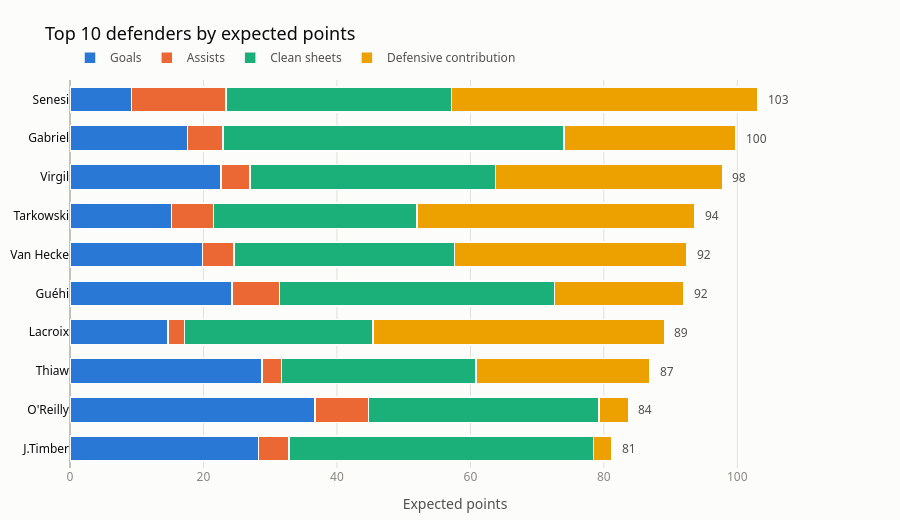

The notebook cell saved with this chart:
### Code cell
fig = go.Figure()
for col, label, color in COMPONENTS:
    fig.add_trace(go.Bar(
        y=plot_df['web_name'],
        x=plot_df[col],
        name=label,
        orientation='h',
        marker=dict(color=color, line=dict(color=SURFACE, width=1.5)),
        hovertemplate=f'%{{y}}<br>{label}: %{{x:.1f}} pts<extra></extra>',
    ))

# Direct label: total at the bar tip. Per-segment values are left to the
# legend + hover tooltip rather than labelling every stack.
for name, total in zip(plot_df['web_name'], plot_df['xPoints']):
    fig.add_annotation(
        x=total, y=name, text=f'{total:.0f}', showarrow=False,
        xanchor='left', xshift=8, font=dict(color=INK_SECONDARY, size=12),
    )

fig.update_layout(
    barmode='stack',
    bargap=0.35,
    title=dict(text='Top 10 defenders by expected points', font=dict(color=INK_PRIMARY, size=18)),
    legend=dict(orientation='h', yanchor='bottom', y=1.02, xanchor='left', x=0,
                traceorder='normal', font=dict(color=INK_SECONDARY)),
    plot_bgcolor=SURFACE,
    paper_bgcolor=SURFACE,
    font=dict(family='system-ui, -apple-system, "Segoe UI", sans-serif', color=INK_SECONDARY),
    xaxis=dict(title='Expected points', gridcolor=GRIDLINE, zerolinecolor=AXIS,
               tickfont=dict(color=INK_MUTED), range=[0, plot_df['xPoints'].max() * 1.12]),
    yaxis=dict(tickfont=dict(color=INK_PRIMARY), automargin=True),
    margin=dict(l=10, r=60, t=80, b=40),
    height=520,
)
fig.show()

### Figure 1 — Plotly figure (JSON) as saved in the notebook; plotly's stock layout.template omitted (floating-point values rounded to 4 significant figures)
{"data": [{"hovertemplate": "%{y}<br>Goals: %{x:.1f} pts<extra></extra>", "marker": {"color": "#2a78d6", "line": {"color": "#fcfcfb", "width": 1.5}}, "name": "Goals", "orientation": "h", "type": "bar", "x": [28.26, 36.72, 28.8, 14.7, 24.3, 19.86, 15.18, 22.62, 17.64, 9.18], "y": ["J.Timber", "O'Reilly", "Thiaw", "Lacroix", "Guéhi", "Van Hecke", "Tarkowski", "Virgil", "Gabriel", "Senesi"]}, {"hovertemplate": "%{y}<br>Assists: %{x:.1f} pts<extra></extra>", "marker": {"color": "#eb6834", "line": {"color": "#fcfcfb", "width": 1.5}}, "name": "Assists", "orientation": "h", "type": "bar", "x": [4.59, 8.01, 2.88, 2.49, 7.11, 4.71, 6.3, 4.32, 5.25, 14.16], "y": ["J.Timber", "O'Reilly", "Thiaw", "Lacroix", "Guéhi", "Van Hecke", "Tarkowski", "Virgil", "Gabriel", "Senesi"]}, {"hovertemplate": "%{y}<br>Clean sheets: %{x:.1f} pts<extra></extra>", "marker": {"color": "#1baf7a", "line": {"color": "#fcfcfb", "width": 1.5}}, "name": "Clean sheets", "orientation": "h", "type": "bar", "x": [45.57, 34.56, 29.15, 28.23, 41.19, 33.04, 30.52, 36.83, 51.11, 33.84], "y": ["J.Timber", "O'Reilly", "Thiaw", "Lacroix", "Guéhi", "Van Hecke", "Tarkowski", "Virgil", "Gabriel", "Senesi"]}, {"hovertemplate": "%{y}<br>Defensive contribution: %{x:.1f} pts<extra></extra>", "marker": {"color": "#eda100", "line": {"color": "#fcfcfb", "width": 1.5}}, "name": "Defensive contribution", "orientation": "h", "type": "bar", "x": [2.743, 4.372, 26.03, 43.65, 19.34, 34.83, 41.6, 33.99, 25.74, 45.85], "y": ["J.Timber", "O'Reilly", "Thiaw", "Lacroix", "Guéhi", "Van Hecke", "Tarkowski", "Virgil", "Gabriel", "Senesi"]}], "layout": {"annotations": [{"font": {"color": "#52514e", "size": 12}, "showarrow": false, "text": "81", "x": 81.17, "xanchor": "left", "xshift": 8, "y": "J.Timber"}, {"font": {"color": "#52514e", "size": 12}, "showarrow": false, "text": "84", "x": 83.66, "xanchor": "left", "xshift": 8, "y": "O'Reilly"}, {"font": {"color": "#52514e", "size": 12}, "showarrow": false, "text": "87", "x": 86.86, "xanchor": "left", "xshift": 8, "y": "Thiaw"}, {"font": {"color": "#52514e", "size": 12}, "showarrow": false, "text": "89", "x": 89.08, "xanchor": "left", "xshift": 8, "y": "Lacroix"}, {"font": {"color": "#52514e", "size": 12}, "showarrow": false, "text": "92", "x": 91.94, "xanchor": "left", "xshift": 8, "y": "Guéhi"}, {"font": {"color": "#52514e", "size": 12}, "showarrow": false, "text": "92", "x": 92.43, "xanchor": "left", "xshift": 8, "y": "Van Hecke"}, {"font": {"color": "#52514e", "size": 12}, "showarrow": false, "text": "94", "x": 93.61, "xanchor": "left", "xshift": 8, "y": "Tarkowski"}, {"font": {"color": "#52514e", "size": 12}, "showarrow": false, "text": "98", "x": 97.76, "xanchor": "left", "xshift": 8, "y": "Virgil"}, {"font": {"color": "#52514e", "size": 12}, "showarrow": false, "text": "100", "x": 99.74, "xanchor": "left", "xshift": 8, "y": "Gabriel"}, {"font": {"color": "#52514e", "size": 12}, "showarrow": false, "text": "103", "x": 103.0, "xanchor": "left", "xshift": 8, "y": "Senesi"}], "bargap": 0.35, "barmode": "stack", "font": {"color": "#52514e", "family": "system-ui, -apple-system, \"Segoe UI\", sans-serif"}, "height": 520, "legend": {"font": {"color": "#52514e"}, "orientation": "h", "traceorder": "normal", "x": 0, "xanchor": "left", "y": 1.02, "yanchor": "bottom"}, "margin": {"b": 40, "l": 10, "r": 60, "t": 80}, "paper_bgcolor": "#fcfcfb", "plot_bgcolor": "#fcfcfb", "title": {"font": {"color": "#0b0b0b", "size": 18}, "text": "Top 10 defenders by expected points"}, "xaxis": {"gridcolor": "#e1e0d9", "range": [0, 115.4], "tickfont": {"color": "#898781"}, "title": {"text": "Expected points"}, "zerolinecolor": "#c3c2b7"}, "yaxis": {"automargin": true, "tickfont": {"color": "#0b0b0b"}}}}
